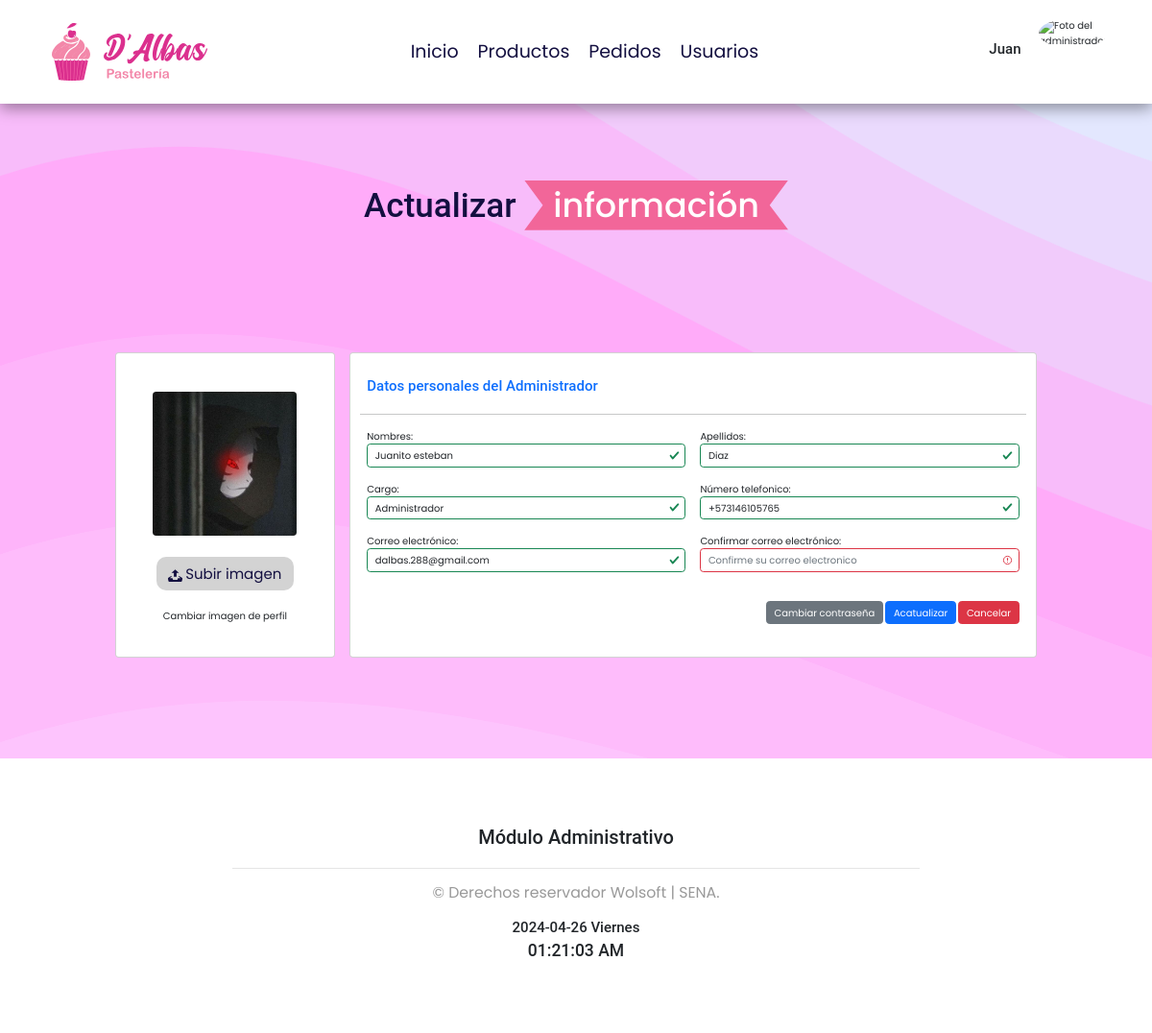
The app's page /consultarAdministrador/2/ (signed in) with its own data.
### app_DAlbas/models.py (models this page shows, shortened)
class User(AbstractUser):
    fotoUsuario = models.ImageField(upload_to=f"usuarios/",null=True,blank=True,db_comment="Foto del Usuario")
    tipoUsuario = models.CharField(max_length=15,choices=TIPO_USUARIOS,db_comment="Nombre del Tipo de usuario")
    estadoUsuario = models.CharField(max_length=10,choices=ESTADOS_USUARIOS,default='Activo',db_comment="Estado de los usuarios, deben estar activos para poder ingresar")
    fechaHoraCreacion  = models.DateTimeField(auto_now_add=True,db_comment="Fecha y hora del registro")
    fechaHoraActualizacion = models.DateTimeField(auto_now=True,db_comment="Fecha y hora última actualización")

class Administradores(User):
    telefonoAdministrador = models.CharField(max_length=20,null=True,db_comment='Número telefono del administrador')
    cargoAdministrador = models.CharField(max_length=50,null=True,db_comment='Cargo que ocupa el administrador a registrar')
    fechaHoraCreacionAdmin = models.DateTimeField(auto_now_add=True,db_comment='Fecha y hora del registro')
    fechaHoraActualizacionAdmin = models.DateTimeField(auto_now=True,db_comment='Fecha y hora última actualización')

### app_DAlbas/views.py (the view)
# urls.py: path('consultarAdministrador/<int:id>/', views.consultarAdmin),
def consultarAdmin(request, id):
    if request.user.is_authenticated:
        if request.user.groups.filter(name='Administrador').exists():
            try:
                administrador=Administradores.objects.get(id=id)
                mensaje=""
            except Error as error:
                mensaje=f"Problemas {error}"
            retorno={"mensaje":mensaje,"administrador":administrador}
            return render(request,"administrador/editarAdmin.html",retorno)
        else:
            retorno = {"mensaje": "No tienes permiso para ingresar a esta vista"}
    else:
        retorno = {"mensaje": "Debe ingresar con sus credenciales"}
    return render(request, "login.html", retorno)

### app_DAlbas/Carrito.py (called while the page is built)
    def obtener_cantidad_total(self):
        total_cantidad = 0
        for producto_id, item in self.carrito.items():
            total_cantidad += item['cantidad']
        return total_cantidad

### app_DAlbas/context_processor.py (called while the page is built, shortened)
def totalCarrito(request):
    total = 0
    return {"total_carrito": total}

def cantidad_productos_carrito(request):
    carrito = Carrito(request)
    cantidad_productos = carrito.obtener_cantidad_total()
    return {'cantidad_productos_carrito': cantidad_productos}

### app_DAlbas/templates/administrador/editarAdmin.html (shortened to what this page needs)
{% extends "index.html" %}
{% block encabezado %}
    {% include "administrador/encabezado.html" %}
{% endblock %}
{% block contenido %}
<br><br>
<div>
    <h1 class="heading"> Actualizar <span>información</span></h1>
</div>
<br>
<div class="container mt-5 mb-5">
    <form action="/actualizarAdministrador/" method="post" id="frmUpdateAdmin" class="was-validated" enctype="multipart/form-data" novalidate>
        <div class="row gutters">
            <div class="col-xl-3 col-lg-3 col-md-12 col-sm-12 col-12">
            <div class="card edit h-100">
                <div class="card-body">
                    <div class="account-settings">
                        <div class="row mx-1">
                            <div class="col-12 col-md-12 col-lg-12 mx-auto mb-3 text-center">
                                <div class="mt-5 mb-4">
                                    <img class="rounded" id="imagenProducto" src="/media/{{administrador.fotoUsuario}}" alt="Foto de perfil">
                                </div>
                                <div class="container-input">
                                    <label for="fileFoto">
                                        <span class="iborrainputfile" id="btnSubirImagen">Subir imagen</span>
                                    </label>
                                </div>
                                <div class="m-4">
                                    <label for="fileFoto">Cambiar imagen de perfil</label>
                                </div>
                            </div>
                        </div>
                    </div>
                </div>
            </div>
            </div>
            <div class="col-xl-9 col-lg-9 col-md-12 col-sm-12 col-12">
            <div class="card edit h-100">
                <div class="card-body mx-4">
                    <div class="row gutters">
                        <div class="col-xl-12 col-lg-12 col-md-12 col-sm-12 col-12 mt-4 mb-4">
                            <h4 class="mb-2 text-primary">Datos personales del Administrador</h4>
                        </div>
                        <hr class="mb-4">
                        <div class="col-xl-6 col-lg-6 col-md-6 col-sm-6 col-12 mb-4">
                            <div class="form-group">
                                <label for="txtNombre">Nombres:</label>
                                <input type="text" class="form-control" id="txtNombre" name="txtNombre" value="{{administrador.first_name}}" required>
                            </div>
                        </div>
                        <div class="col-xl-6 col-lg-6 col-md-6 col-sm-6 col-12 mb-4">
                            <div class="form-group">
                                <label for="txtApellido">Apellidos:</label>
                                <input type="text" class="form-control" id="txtApellido" name="txtApellido" value="{{administrador.last_name}}" required>
                            </div>
                        </div>
                        <div class="col-xl-6 col-lg-6 col-md-6 col-sm-6 col-12 mb-4">
                            <div class="form-group">
                                <label for="txtCargo">Cargo:</label>
                                <input type="text" class="form-control" id="txtCargo" name="txtCargo" value="{{administrador.cargoAdministrador}}" required>
                            </div>
                        </div>
                        <div class="col-xl-6 col-lg-6 col-md-6 col-sm-6 col-12 mb-4">
                            <div class="form-group">
                                <label for="txtTelefono">Número telefonico:</label>
                                <input type="tel" class="form-control" id="txtTelefono" name="txtTelefono" value="{{administrador.telefonoAdministrador}}" required>
                            </div>
                        </div>
                        <div class="col-xl-6 col-lg-6 col-md-6 col-sm-6 col-12 mb-4">
                            <div class="form-group">
                                <label for="txtCorreo">Correo electrónico:</label>
                                <input type="email" class="form-control" id="txtCorreo" name="txtCorreo" value="{{administrador.email}}" required>
                            </div>
                        </div>
                        <div class="col-xl-6 col-lg-6 col-md-6 col-sm-6 col-12 mb-4">
                            <div class="form-group">
                                <label for="txtCorreoConfirmado">Confirmar correo electrónico:</label>
                                <input type="text" class="form-control" id="txtCorreoConfirmado" name="txtCorreoConfirmado" placeholder="Confirme su correo electronico" required>
                            </div>
                        </div>
                    </div>
                    <div class="row gutters">
                        <div class="col-xl-12 col-lg-12 col-md-12 col-sm-12 col-12 mt-4 mb-4 d-flex align-items-end justify-content-end">
                            <div class="text-right">
                                <button type="button" class="btn btn-secondary" id="btnCambiarContrasena">Cambiar contraseña</button>
                                <button type="submit" class="btn btn-primary">Acatualizar</button>
                                <a href="/vistaPerfilAdministrador/" type="button" class="btn btn-danger">Cancelar</a>
                            </div>
                        </div>
                    </div>
                </div>
            </div>
            </div>
            </div>
    </form>
</div>
<br><br><br><br><br>
{% endblock %}
{% block footer %}
{% include "administrador/footer.html" %}
{% endblock %}

### app_DAlbas/templates/administrador/encabezado.html (shortened to what this page needs)
{% load static %}
<a href="/inicioAdministrador/" class="logo">
  <img src="{%static '../static/images/Logo.svg' %}" alt="" style="width: 70%; padding: 8%"/>
</a>
<nav class="navbar" id="menu" style="display: flex; justify-content: center; align-self: center; margin-right: 15rem;">
  <a href="/inicioAdministrador/">Inicio</a>
  <a href="/listarProductos/">Productos</a>
  <a href="/vistaListaPedidosAdministrador/">Pedidos</a>
  <a href="/vistaListaUsuarios/">Usuarios</a>
</nav>
<div class="row">
  <div class="col my-auto">
    <h4>
      {{user.first_name}}
    </h4>
  </div>
  <div class="col" id="cart-btn" type="button" data-bs-toggle="offcanvas" data-bs-target="#offcanvasRight" aria-controls="offcanvasRight" style="height: 9em; width: 9em;">
    <img src="/media/{{ user.fotoUsuario }}" alt="Foto del administrador" class="mx-auto mt-3" style="width: 90%; border-radius: 50%;">
  </div>
</div>

### app_DAlbas/static/css/style.css (style rules this page uses)
:root { --orange: #F26699; --black: #130f40; --light-color: #762b6c; --with: #F2F2F2; --pink-pastel: #F285AD; --pink: #D9145C; --box-shadow: 0 .5rem 1.5rem rgba(0, 0, 0, 0.384); --border: .2rem solid rgba(0, 0, 0, .1); --outline: .1rem solid rgba(0, 0, 0, .1); --outline-hover: .2rem solid var(--light-color); }
* { font-family: 'Poppins', sans-serif; margin: 0; padding: 0; box-sizing: border-box; outline: none; border: none; text-decoration: none; transition: all .2s linear; }
html { font-size: 62.5%; overflow-x: hidden; scroll-behavior: smooth; scroll-padding-top: 7rem; }
body { background-color: #FCD3FF; background-attachment: fixed; background-size: cover; }
.heading { margin-top: 3rem; text-align: center; padding: 2rem 0; padding-bottom: 3rem; font-size: 3.5rem; color: var(--black); }
.heading span { background: var(--orange); color: #fff; display: inline-block; padding: .5rem 3rem; clip-path: polygon(100% 0, 93% 50%, 100% 99%, 0% 100%, 7% 50%, 0% 0%); }
.header .logo { font-size: 2.5rem; font-weight: bolder; color: var(--black); text-decoration: none !important; text-align: start !important; justify-self: start !important; }
.header .navbar a { font-size: 1.9rem; margin: 1rem; color: var(--black); }
nav#menu a { text-decoration: none !important; }
#imagenProducto { background-image: url(../images/User.png) !important; background-size: cover; width: 150px; height: 150px; }
.container-input { padding-top: 7px; border-radius: 6px; width: 100%; }
.inputfile+label { max-width: 80%; font-size: 1.25rem; font-weight: 700; text-overflow: ellipsis; white-space: nowrap; cursor: pointer; display: inline-block; overflow: hidden; padding: 0.625rem 1.25rem; }
.inputfile+label svg { width: 1em; height: 1em; vertical-align: middle; fill: currentColor; }
.iborrainputfile { font-size: 15px; font-weight: normal; }
.inputfile-1+label { border-radius: 10px; color: var(--black); background-color: lightgray; border: none; }
.d-flex { display: flex !important; }
.row { display: flex; flex-wrap: wrap; margin-right: -15px; margin-left: -15px; }
.h-100 { height: 100% !important; }
a { color: #007bff; text-decoration: none; background-color: transparent; }
.container { font-family: Arial, sans-serif; margin: 0 auto; width: 80%; }
a { -webkit-transition: .3s all ease; -o-transition: .3s all ease; transition: .3s all ease; }
a, a:hover { text-decoration: none !important; }
h1 { font-size: 2rem; margin: 0 0 1.5em; }
h1, h2, h3, h4, h5, h6, .h1, .h2, .h3, .h4, .h5, .h6 { font-family: "Roboto", -apple-system, BlinkMacSystemFont, "Segoe UI", Roboto, "Helvetica Neue", Arial, "Noto Sans", sans-serif, "Apple Color Emoji", "Segoe UI Emoji", "Segoe UI Symbol", "Noto Color Emoji"; }
.logo img { width: 70px; }

### records on screen
User: first_name "Juan"
User: fotoUsuario (picture), txtNombre "Juanito esteban", txtApellido "Diaz", txtCorreo "dalbas.288@gmail.com"
Administradores: txtCargo "Administrador", txtTelefono "+573146105765"
